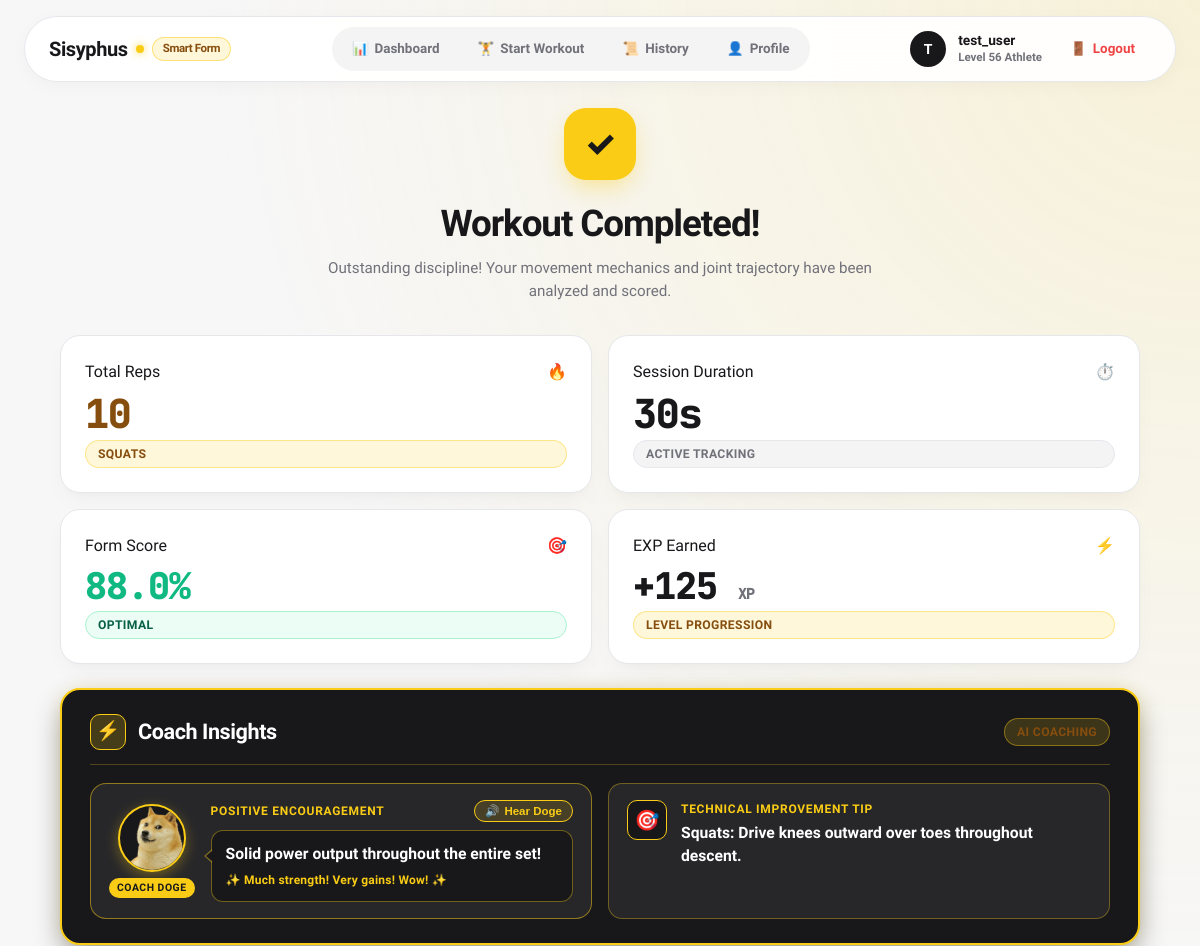
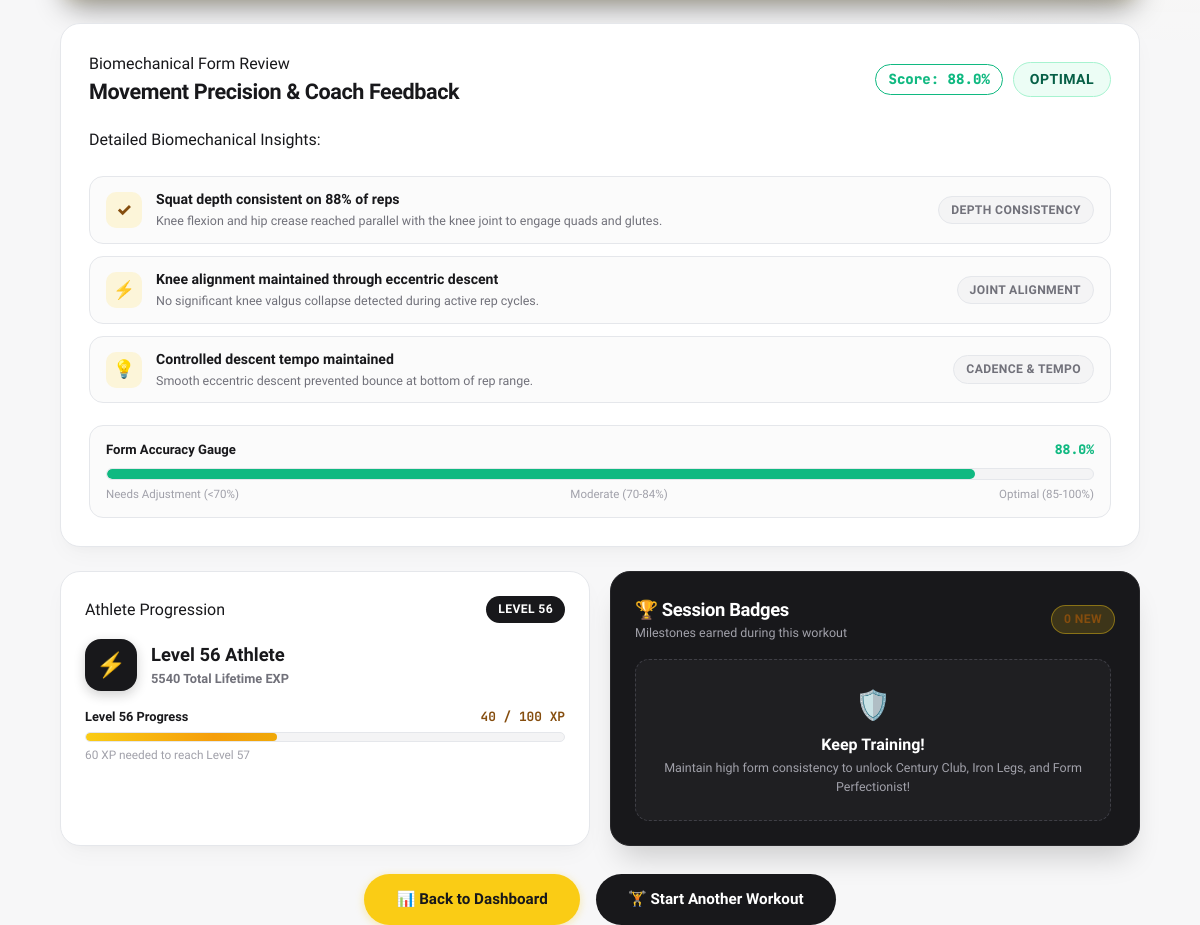
/summary/31 (signed in), run on the app's committed database (2 pictures, top to bottom).
### app.py (models this page shows, shortened)
class User(UserMixin, db.Model):
    __tablename__ = 'users'
    id = db.Column(db.Integer, primary_key=True)
    username = db.Column(db.String(80), unique=True, nullable=False, index=True)
    password_hash = db.Column(db.String(255), nullable=False)
    exp = db.Column(db.Integer, default=0, nullable=False)
    level = db.Column(db.Integer, default=1, nullable=False)
    created_at = db.Column(db.DateTime, default=lambda: datetime.now(timezone.utc))
    sessions = db.relationship('ExerciseSession', backref='user', lazy=True, cascade='all, delete-orphan')
    badges = db.relationship('Badge', backref='user', lazy=True, cascade='all, delete-orphan')

class ExerciseSession(db.Model):
    __tablename__ = 'exercise_sessions'
    id = db.Column(db.Integer, primary_key=True)
    user_id = db.Column(db.Integer, db.ForeignKey('users.id'), nullable=False, index=True)
    exercise_type = db.Column(db.String(50), nullable=False)
    rep_count = db.Column(db.Integer, nullable=False, default=0)
    total_duration_seconds = db.Column(db.Float, nullable=False, default=0.0)
    timestamp = db.Column(db.DateTime, default=lambda: datetime.now(timezone.utc), index=True)
    avg_form_accuracy = db.Column(db.Float, nullable=False, default=100.0)

### app.py (the view, shortened to what this page needs)
@app.route('/summary/<int:session_id>')
@login_required
def summary(session_id):
    session_record = ExerciseSession.query.filter_by(id=session_id, user_id=current_user.id).first_or_404()
    score = session_record.avg_form_accuracy
    if score >= 85:
        form_status = "Optimal"
        badge_class = "badge-optimal"
        badge_color = "#10b981"
    elif score >= 70:
        form_status = "Moderate"
        badge_class = "badge-moderate"
        badge_color = "#f59e0b"
    else:
        form_status = "Needs Adjustment"
        badge_class = "badge-adjustment"
        badge_color = "#ef4444"
    insights = []
    ex_lower = session_record.exercise_type.lower()
    score_int = int(round(score))
    if "squat" in ex_lower:
        insights.append({
            "title": f"Squat depth consistent on {score_int}% of reps",
            "detail": "Knee flexion and hip crease reached parallel with the knee joint to engage quads and glutes.",
            "tag": "Depth Consistency"
        })
        insights.append({
            "title": "Knee alignment maintained through eccentric descent" if score >= 75 else "Keep knees driven outward over toes",
            "detail": "No significant knee valgus collapse detected during active rep cycles." if score >= 75 else "Drive knees outward to avoid excessive medial stress on ligaments.",
            "tag": "Joint Alignment"
        })
        insights.append({
            "title": "Controlled descent tempo maintained",
            "detail": "Smooth eccentric descent prevented bounce at bottom of rep range.",
            "tag": "Cadence & Tempo"
        })
    if score >= 90:
        coach_encouragement = "Outstanding effort! Elite execution throughout the entire workout."
    elif score >= 80:
        coach_encouragement = "Solid power output throughout the entire set!"
    elif score >= 70:
        coach_encouragement = "Strong determination and consistent drive on every rep!"
    else:
        coach_encouragement = "Fierce dedication! Keep pushing your limits every session."
    if score >= 90:
        coach_tip = "Precision: Flawless movement pattern. Maintain this rhythm next set."
    elif "squat" in ex_lower:
        if score < 75:
            coach_tip = "Squats: Sink hips two inches deeper at the bottom."
        else:
            coach_tip = "Squats: Drive knees outward over toes throughout descent."
    elif "push" in ex_lower:
        if score < 75:
            coach_tip = "Push-ups: Keep spine neutral from neck to ankles."
        else:
            coach_tip = "Push-ups: Tuck elbows closer to ribs on descent."
    elif "curl" in ex_lower:
        if score < 75:
            coach_tip = "Curls: Pin elbows against your ribs."
        else:
            coach_tip = "Curls: Squeeze biceps at peak and lower smoothly."
    else:
        if score < 75:
            coach_tip = "Form: Move smoothly through the full range of motion."
        else:
            coach_tip = "Form: Maintain core bracing through each repetition."
    exp_earned = max(10, session_record.rep_count * 10) + (50 if score >= 90 else (25 if score >= 75 else 0))
    user_exp = current_user.exp or 0
    user_level = current_user.level or 1
    exp_in_level = user_exp % 100
    exp_progress_pct = exp_in_level
    exp_needed = 100 - exp_in_level
    now_utc = datetime.now(timezone.utc)
    new_badges = []
    for b in current_user.badges:
        if b.unlocked_at:
            b_dt = b.unlocked_at
            if b_dt.tzinfo is None:
                b_dt = b_dt.replace(tzinfo=timezone.utc)
            if abs((now_utc - b_dt).total_seconds()) < 120:
                new_badges.append(b)
    return render_template(
        'summary.html',
        session=session_record,
        form_status=form_status,
        badge_class=badge_class,
        badge_color=badge_color,
        insights=insights,
        coach_encouragement=coach_encouragement,
        coach_tip=coach_tip,
        exp_earned=exp_earned,
        user_level=user_level,
        user_exp=user_exp,
        exp_in_level=exp_in_level,
        exp_progress_pct=exp_progress_pct,
        exp_needed=exp_needed,
        new_badges=new_badges
    )

### templates/summary.html (shortened to what this page needs)
{% extends "layout.html" %}
{% block content %}
<div class="summary-container">
  <div class="summary-hero-section">
    <div class="summary-hero-badge">✓</div>
    <h1 class="summary-title">Workout Completed!</h1>
    <p class="summary-subtitle">
      Outstanding discipline! Your movement mechanics and joint trajectory have been analyzed and scored.
    </p>
  </div>
  <div class="analytics-row-grid">
    <div class="bento-card analytics-stat-card">
      <div class="stat-top-row">
        <span class="stat-label">Total Reps</span>
        <span class="stat-icon">🔥</span>
      </div>
      <div class="stat-figure analytics-figure-reps">{{ session.rep_count }}</div>
      <span class="pill-tag pill-yellow">{{ session.exercise_type }}</span>
    </div>
    <div class="bento-card analytics-stat-card">
      <div class="stat-top-row">
        <span class="stat-label">Session Duration</span>
        <span class="stat-icon">⏱️</span>
      </div>
      <div class="stat-figure">{{ session.total_duration_seconds | format_duration }}</div>
      <span class="pill-tag pill-gray">Active Tracking</span>
    </div>
    <div class="bento-card analytics-stat-card">
      <div class="stat-top-row">
        <span class="stat-label">Form Score</span>
        <span class="stat-icon">🎯</span>
      </div>
      <div class="stat-figure analytics-figure-score" style="color: {{ badge_color }};">
        {{ session.avg_form_accuracy }}%
      </div>
      <span class="pill-tag {{ badge_class }}">
        {{ form_status }}
      </span>
    </div>
    <div class="bento-card analytics-stat-card">
      <div class="stat-top-row">
        <span class="stat-label">EXP Earned</span>
        <span class="stat-icon">⚡</span>
      </div>
      <div class="stat-figure analytics-figure-exp">
        +{{ exp_earned }} <span class="exp-sub">XP</span>
      </div>
      <span class="pill-tag pill-yellow">Level Progression</span>
    </div>
  </div>
  <div class="bento-card coach-insights-card" style="background: #18181b; border: 2px solid #facc15; border-radius: 20px; color: #ffffff; padding: 24px 28px; margin-bottom: 24px;">
    <div class="coach-insights-header">
      <div class="coach-insights-title-group">
        <span class="coach-insights-badge">⚡</span>
        <h2 class="coach-insights-heading">Coach Insights</h2>
      </div>
      <span class="pill-tag pill-yellow">AI Coaching</span>
    </div>
    <div class="coach-insights-grid">
      <div class="coach-insight-item doge-coach-item">
        <div class="doge-avatar-container">
          <img src="{{ url_for('static', filename='doge.png') }}" alt="Coach Doge" class="doge-coach-avatar">
          <span class="doge-badge-pill">Coach Doge</span>
        </div>
        <div class="coach-insight-text-group doge-speech-bubble-wrapper">
          <div class="doge-speech-header">
            <span class="coach-insight-label">Positive Encouragement</span>
            <button type="button" id="btn-doge-speak" class="doge-voice-btn" title="Hear Coach Doge speak" onclick="speakDogeEncouragement()">
              <span class="voice-icon">🔊</span> Hear Doge
            </button>
          </div>
          <div class="doge-speech-bubble">
            <div class="coach-insight-body doge-speech-text" id="doge-encouragement-text">{{ coach_encouragement }}</div>
            <div class="doge-speech-flair">✨ Much strength! Very gains! Wow! ✨</div>
          </div>
        </div>
      </div>
      <div class="coach-insight-item">
        <div class="coach-insight-icon-box">🎯</div>
        <div class="coach-insight-text-group">
          <div class="coach-insight-label">Technical Improvement Tip</div>
          <div class="coach-insight-body">{{ coach_tip }}</div>
        </div>
      </div>
    </div>
  </div>
  <div class="form-review-panel bento-card">
    <div class="form-review-header">
      <div>
        <div class="stat-label">Biomechanical Form Review</div>
        <h2 class="form-review-title">Movement Precision & Coach Feedback</h2>
      </div>
      <div class="form-status-badge-wrap">
        <span class="overall-score-pill" style="border-color: {{ badge_color }}; color: {{ badge_color }};">
          Score: {{ session.avg_form_accuracy }}%
        </span>
        <span class="pill-tag {{ badge_class }} status-badge-large">
          {{ form_status }}
        </span>
      </div>
    </div>
    <div class="form-insights-list">
      <div class="stat-label" style="margin-bottom: 12px;">Detailed Biomechanical Insights:</div>
      {% for insight in insights %}
        <div class="insight-row">
          <div class="insight-icon" style="background: rgba(250, 204, 21, 0.15); color: #854d0e;">
            {% if loop.first %}✓{% elif loop.index == 2 %}⚡{% else %}💡{% endif %}
          </div>
          <div class="insight-text">
            <strong>{{ insight.title }}</strong>
            <p>{{ insight.detail }}</p>
          </div>
          <span class="pill-tag pill-gray insight-tag">{{ insight.tag }}</span>
        </div>
      {% endfor %}
    </div>
    <div class="form-gauge-section">
      <div class="form-gauge-labels">
        <span>Form Accuracy Gauge</span>
        <span style="font-family: 'JetBrains Mono', monospace; font-weight: 800; color: {{ badge_color }};">
          {{ session.avg_form_accuracy }}%
        </span>
      </div>
      <div class="form-gauge-track">
        <div class="form-gauge-fill" style="width: {{ session.avg_form_accuracy }}%; background: {{ badge_color }};"></div>
      </div>
      <div class="gauge-scale-row">
        <span>Needs Adjustment (&lt;70%)</span>
        <span>Moderate (70-84%)</span>
        <span>Optimal (85-100%)</span>
      </div>
    </div>
  </div>
  <div class="summary-secondary-grid">
    <div class="bento-card">
      <div class="card-header-flex">
        <span class="stat-label">Athlete Progression</span>
        <span class="pill-tag pill-charcoal">Level {{ user_level }}</span>
      </div>
      <div class="profile-info-row" style="margin: 16px 0;">
        <div class="profile-avatar-box">⚡</div>
        <div>
          <div class="profile-user-name">Level {{ user_level }} Athlete</div>
          <div class="profile-user-role">{{ user_exp }} Total Lifetime EXP</div>
        </div>
      </div>
      <div class="exp-progress-block">
        <div class="exp-label-row">
          <span>Level {{ user_level }} Progress</span>
          <span class="exp-figures">{{ exp_in_level }} / 100 XP</span>
        </div>
        <div class="exp-track">
          <div class="exp-fill exp-bar-animated" style="width: {{ exp_progress_pct }}%;"></div>
        </div>
        <div class="exp-needed-text">
          {{ exp_needed }} XP needed to reach Level {{ user_level + 1 }}
        </div>
      </div>
    </div>
    <div class="bento-dark-card">
      <div class="card-header-flex">
        <div>
          <h3 class="quests-heading">🏆 Session Badges</h3>
          <p class="quests-subheading">Milestones earned during this workout</p>
        </div>
        <span class="pill-tag pill-yellow">{{ new_badges|length if new_badges else 0 }} New</span>
      </div>
      <div class="badges-scroll-list" style="margin-top: 14px;">
        {% if new_badges %}
          {% for b in new_badges %}
            <div class="badge-list-item unlocked-item">
              <div class="badge-item-left">
                <div class="badge-icon-box">{{ b.icon }}</div>
                <div>
                  <div class="badge-name text-white">{{ b.name }}</div>
                  <div class="badge-desc">{{ b.description }}</div>
                </div>
              </div>
              <span class="pill-tag pill-unlocked">🎉 UNLOCKED!</span>
            </div>
          {% endfor %}
        {% else %}
          <div class="empty-badges-box">
            <span style="font-size: 1.8rem;">🛡️</span>
            <div style="font-weight: 700; color: #ffffff; margin-top: 6px;">Keep Training!</div>
            <p style="font-size: 0.78rem; color: #a1a1aa; margin-top: 2px;">
              Maintain high form consistency to unlock Century Club, Iron Legs, and Form Perfectionist!
            </p>
          </div>
        {% endif %}
      </div>
    </div>
  </div>
  <div class="summary-actions-row">
    <a href="/dashboard" class="btn-yellow summary-action-btn">
      <span>📊 Back to Dashboard</span>
    </a>
    <a href="/workout" class="btn-charcoal summary-action-btn">
      <span>🏋️ Start Another Workout</span>
    </a>
  </div>
</div>
{% endblock %}

### templates/layout.html (shortened to what this page needs)
<!DOCTYPE html>
<html lang="en">
<head>
  <link rel="stylesheet" href="{{ url_for('static', filename='css/style.css') }}">
</head>
<body>
  <header class="navbar-container">
    <nav class="navbar-floating">
      <a href="/" class="logo-text">
        <span>Sisyphus</span>
        <span class="logo-dot"></span>
        <span class="logo-badge">Smart Form</span>
      </a>
      <div class="nav-pills">
        {% if current_user.is_authenticated %}
          <a href="/dashboard" class="nav-pill {% if request.path in ['/', '/dashboard'] %}active{% endif %}">
            <span class="nav-tab-icon">📊</span>
            <span>Dashboard</span>
          </a>
          <a href="/workout" class="nav-pill {% if request.path == '/workout' %}active{% endif %}">
            <span class="nav-tab-icon">🏋️</span>
            <span>Start Workout</span>
          </a>
          <a href="/dashboard#history" class="nav-pill">
            <span class="nav-tab-icon">📜</span>
            <span>History</span>
          </a>
          <a href="/dashboard#profile" class="nav-pill">
            <span class="nav-tab-icon">👤</span>
            <span>Profile</span>
          </a>
        {% endif %}
      </div>
      <div class="user-badge-wrap">
        {% if current_user.is_authenticated %}
          <div class="user-avatar" title="{{ current_user.username }}">{{ current_user.username[0]|upper }}</div>
          <div class="user-meta-info">
            <div class="user-meta-name">{{ current_user.username }}</div>
            <div class="user-meta-level">Level {{ current_user.level }} Athlete</div>
          </div>
          <a href="/logout" class="nav-pill logout-btn" title="Sign Out">
            <span>🚪</span>
            <span class="logout-text">Logout</span>
          </a>
        {% else %}
          <a href="/register" class="btn-yellow join-btn">Join Sisyphus</a>
        {% endif %}
      </div>
    </nav>
  </header>
  <main class="container">
    {% block content %}{% endblock %}
  </main>
</body>
</html>

### data on the page
User: username "T", username "test_user", level "56", exp "5540"
ExerciseSession: rep_count "10", exercise_type "SQUATS", total_duration_seconds "30s", avg_form_accuracy "88.0"

### other printed values
{{ exp_earned }} "125"
{{ coach_encouragement }} "Solid power output throughout the entire set!"
{{ coach_tip }} "Squats: Drive knees outward over toes throughout descent."
{{ insight.title }} "Squat depth consistent on 88% of reps" "Knee alignment maintained through eccentric descent" "Controlled descent tempo maintained"
{{ insight.detail }} "Knee flexion and hip crease reached parallel with the knee joint to engage quads and glutes." "No significant knee valgus collapse detected during active rep cycles." "Smooth eccentric descent prevented bounce at bottom of rep range."
{{ insight.tag }} "DEPTH CONSISTENCY" "JOINT ALIGNMENT" "CADENCE & TEMPO"
{{ user_level }} "56"
{{ exp_in_level }} "40"
{{ exp_needed }} "60"
{{ user_level + 1 }} "57"
{{ new_badges|length if new_badges else 0 }} "0"
